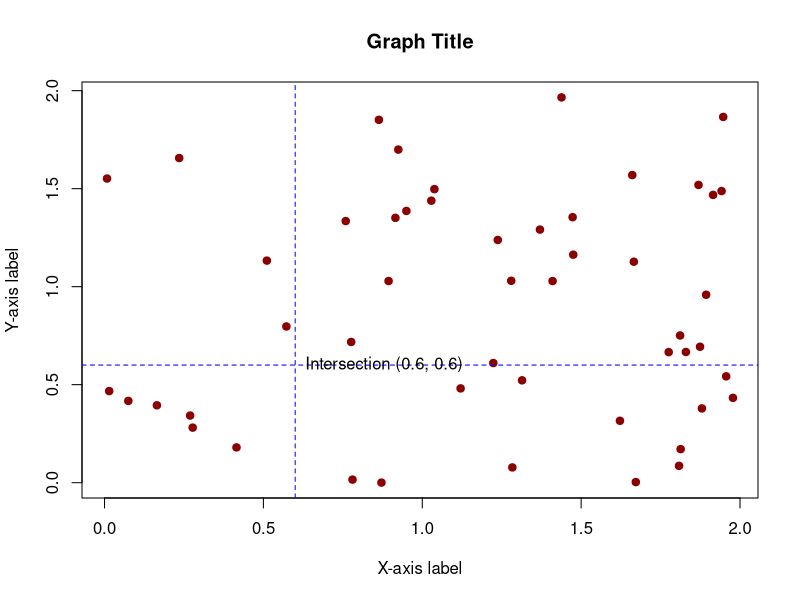
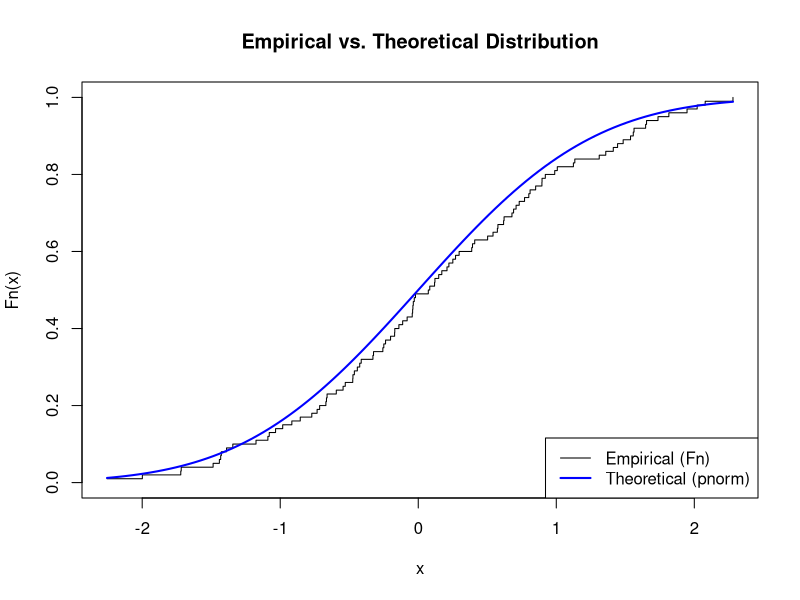
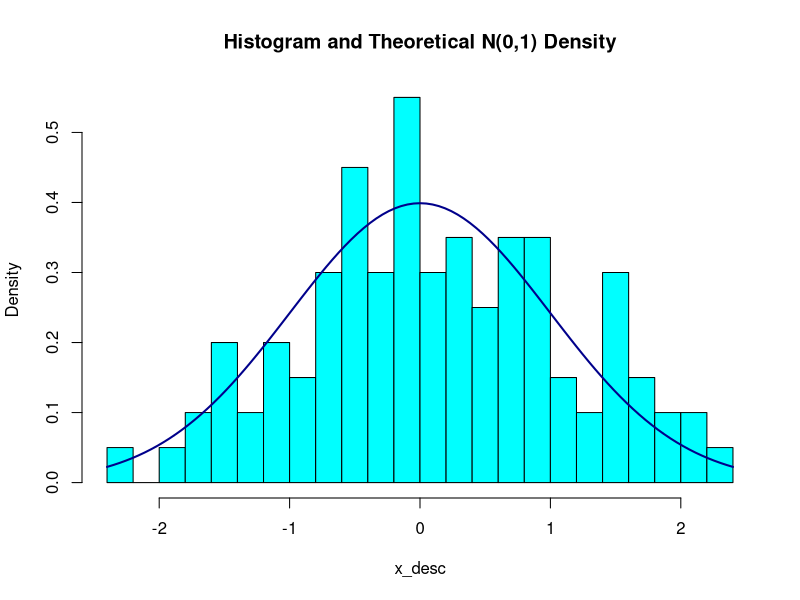
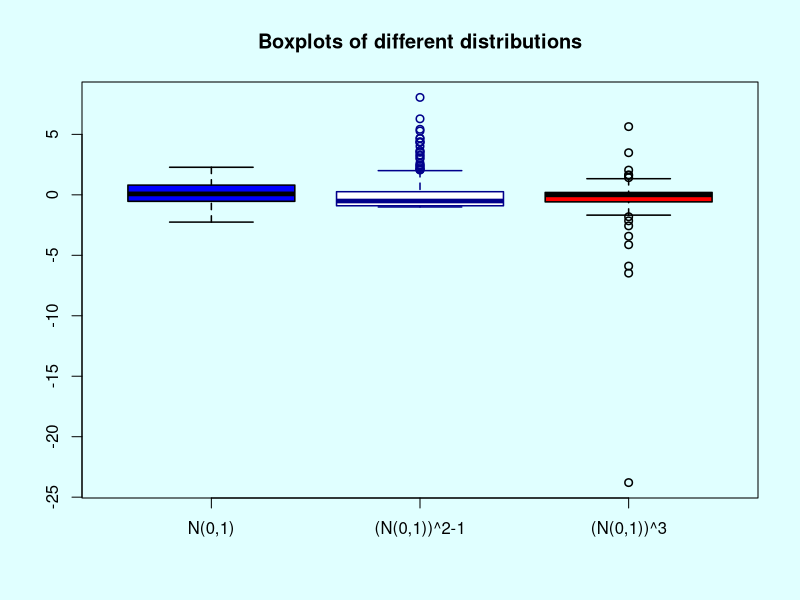
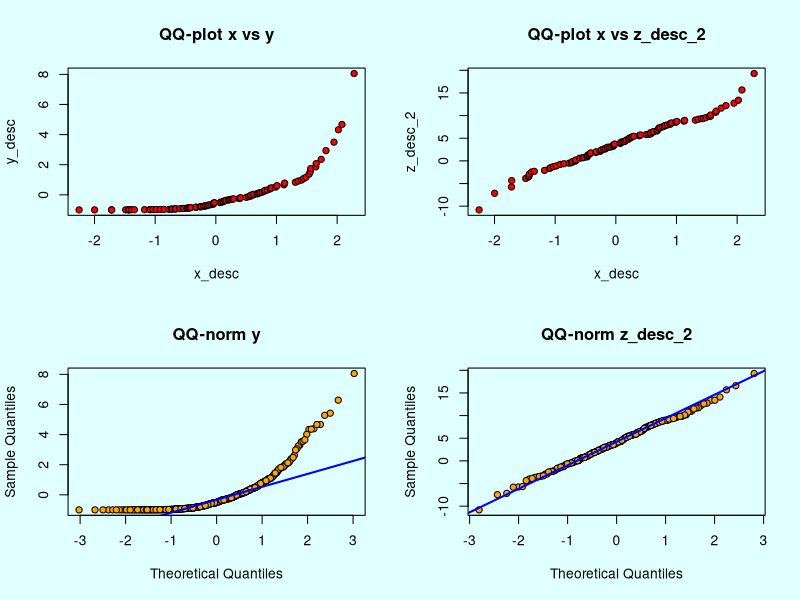
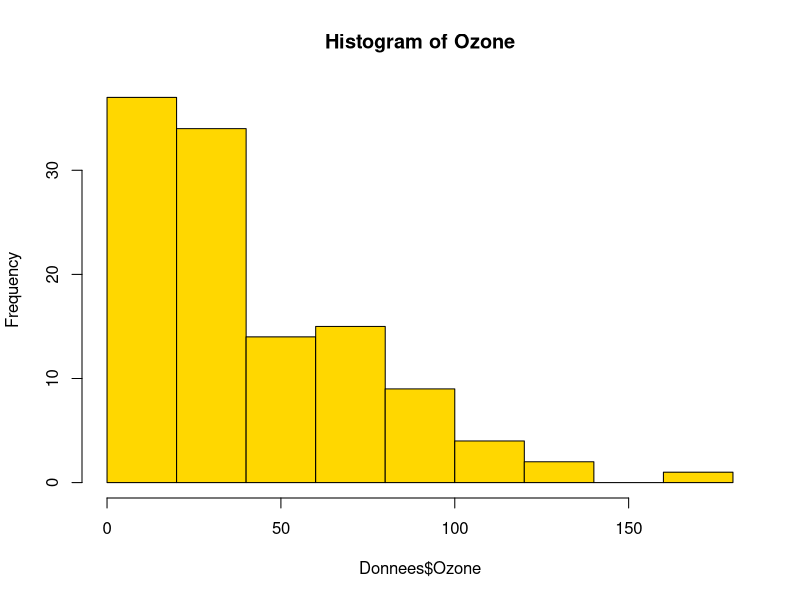
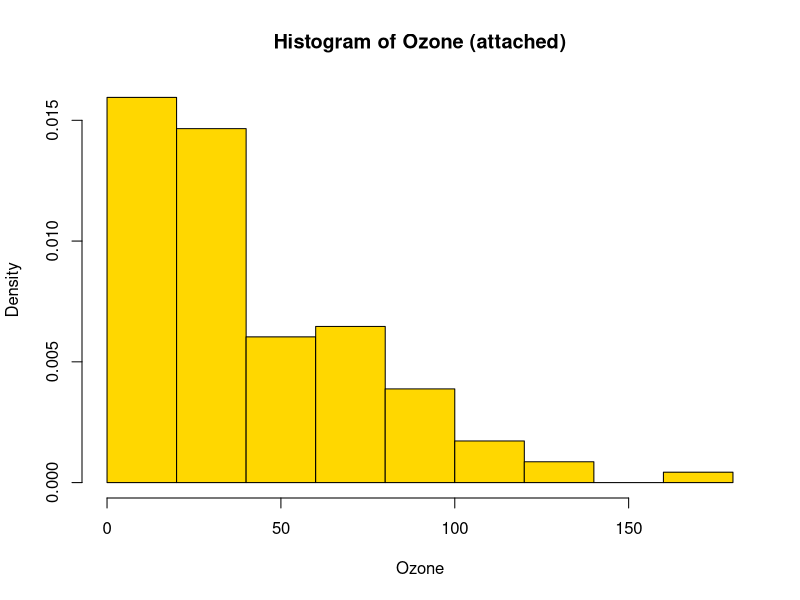

R code for these plots, in order:
# --- Section 1: First Steps in R ---

# 1.1. Basic calculations and sequences
print("Result of pi * sqrt(10) + exp(4):")
print(pi * sqrt(10) + exp(4))

print("Sequence from 3 to 10:")
print(3:10)

print("Sequence from 3 to 10 (with seq):")
print(seq(3, 10))

# 1.2. Vectors
x <- c(2, 3, 5, 7, 2, 1)
y <- c(10, 15, 12)
z <- c(x, y) # Concatenate x and y

print("Vector x:")
print(x)
print("Vector z (x and y combined):")
print(z)

# 1.3. Vector operations
print("z squared (element-wise):")
print(z^2)

print("x times x (element-wise):")
print(x * x)

# 1.4. Vector repetition
w_rep <- rep(x, 3) # Repeat vector x 3 times
w_each <- rep(x, each = 3) # Repeat each element of x 3 times

print("Repetition (rep):")
print(w_rep)
print("Repetition (rep, each):")
print(w_each)

# --- Section 2: Matrices ---

# Create from a vector
x_mat <- 1:12
dim(x_mat) <- c(3, 4) # Reshape vector into a 3x4 matrix
print("Matrix created with dim():")
print(x_mat)

# Create with the matrix() function
y_mat <- matrix(1:12, nrow = 3, byrow = TRUE)
print("Matrix created with matrix() (byrow=TRUE):")
print(y_mat)

# Transpose
print("Transpose of y_mat:")
print(t(y_mat))

# Matrix operations
z_mat <- matrix(1:4, nrow = 2, byrow = TRUE)
print("Matrix z_mat (2x2):")
print(z_mat)

print("z_mat * z_mat (element-wise multiplication):")
print(z_mat * z_mat)

print("z_mat %*% z_mat (matrix multiplication):")
print(z_mat %*% z_mat)

# --- Section 3: Plotting ---

set.seed(42) # Added for reproducibility
x_plot <- runif(50, 0, 2)
y_plot <- runif(50, 0, 2)

print("Generating a basic plot (see plot window).")
# dev.new() # Uncomment to open a new plot window
plot(x_plot, y_plot,
     main = "Graph Title",
     xlab = "X-axis label",
     ylab = "Y-axis label",
     col = "darkred",
     pch = 19) # pch=19 for solid circles

# Add lines and text
abline(h = .6, v = .6, col = "blue", lty = 2) # lty=2 for dashed line
text(.6, .6, "Intersection (0.6, 0.6)", pos = 4) # pos=4 for text to the right

# --- Section 4: Random Simulation ---

set.seed(123) # Added for reproducibility

print("10 samples from N(0,1):")
print(rnorm(10))

# plot(rnorm(100), type='l', main="N(0,1) Simulation")

print("10 samples from Binomial(size=20, prob=0.5):")
print(rbinom(10, size = 20, prob = .5))

print("10 samples from Cauchy distribution:")
print(rcauchy(10))

print("10 samples from Uniform(min=0, max=1):")
print(runif(10, min = 0, max = 1))

print("Sample without replacement (5 from 1:40):")
print(sample(1:40, 5))

print("Sample with replacement (10 from 1:10):")
print(sample(1:10, 10, replace = TRUE))

print("Weighted probability sample:")
print(sample(c("failure", "success"), 10, replace = TRUE, prob = c(0.7, 0.3)))

# --- Section 5: Empirical Descriptions ---

set.seed(456)
x_desc <- rnorm(100)
n <- length(x_desc)

# 5.1. Empirical distribution function
print("Generating empirical distribution plot.")
# dev.new()
plot(sort(x_desc), 1:n / n,
     type = "s", # "s" for step plot
     ylim = c(0, 1),
     xlab = "x",
     ylab = "Fn(x)",
     main = "Empirical vs. Theoretical Distribution")
# Add theoretical N(0,1) distribution
curve(pnorm(x, 0, 1), add = TRUE, col = "blue", lwd = 2)
legend("bottomright", legend = c("Empirical (Fn)", "Theoretical (pnorm)"),
       col = c("black", "blue"), lty = 1, lwd = c(1, 2))

# 5.2. Histogram
print("Generating histogram with density curve.")
# dev.new()
hist(x_desc, breaks = 20, freq = FALSE, col = "cyan",
     main = "Histogram and Theoretical N(0,1) Density")
# Add theoretical density curve
curve(dnorm(x), add = TRUE, col = "darkblue", lwd = 2)

# 5.3. Boxplot
print("Generating comparative boxplots.")
y_desc <- (rnorm(400))^2 - 1
z_desc <- rnorm(50)^3

# dev.new()
par(bg = "lightcyan") # Change background color
boxplot(x_desc, y_desc, z_desc,
        col = c("blue", "white", "red"),
        border = c("black", "darkblue", "black"),
        lwd = 1.5,
        names = c("N(0,1)", "(N(0,1))^2-1", "(N(0,1))^3"),
        main = "Boxplots of different distributions")
par(bg = "white") # Reset background color

# 5.4. QQ-plots
print("Generating QQ-plots.")
z_desc_2 <- rnorm(200, mean = 4, sd = 5)

# dev.new()
par(mfrow = c(2, 2), bg = "lightcyan") # 2x2 plot layout

qqplot(x_desc, y_desc, pch = 21, bg = "red", main = "QQ-plot x vs y")
qqplot(x_desc, z_desc_2, pch = 21, bg = "red", main = "QQ-plot x vs z_desc_2")

qqnorm(y_desc, pch = 21, bg = "orange", main = "QQ-norm y")
qqline(y_desc, col = "blue", lwd = 2)

qqnorm(z_desc_2, pch = 21, bg = "orange", main = "QQ-norm z_desc_2")
qqline(z_desc_2, col = "blue", lwd = 2)

par(mfrow = c(1, 1), bg = "white") # Reset plot layout

# --- Section 6: Reading Data ---

# The PDF used read.table("Air Quality.data").
# We will use the built-in "airquality" dataset, which is similar.
data(airquality)
Donnees <- airquality

print("Summary of 'airquality' data:")
summary(Donnees)

print("Generating histogram for 'Ozone'.")
# dev.new()
hist(Donnees$Ozone, col = "gold", main = "Histogram of Ozone")

# Using attach/detach
attach(Donnees)
# 'Ozone' is now directly accessible
hist(Ozone, freq = FALSE, col = "gold", main = "Histogram of Ozone (attached)")
detach(Donnees)
